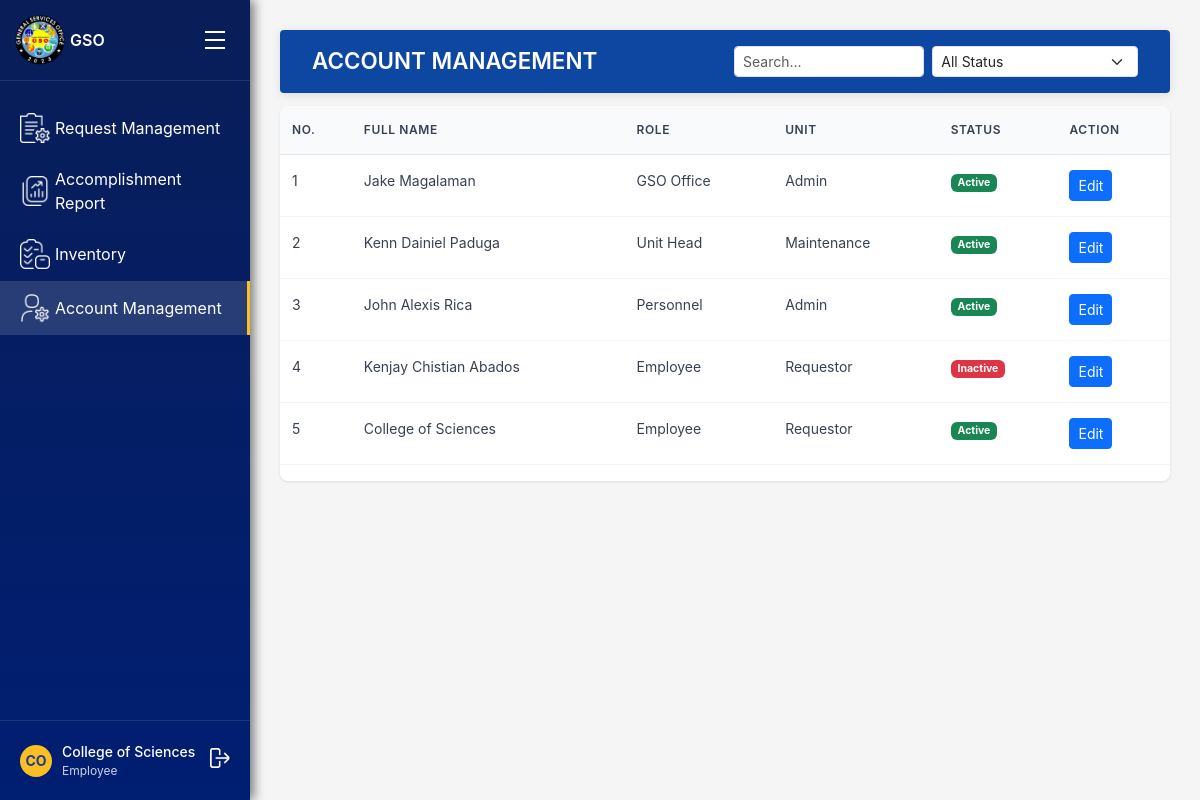
Page /accounts/accounts/ (signed in) on the committed database.
### accounts/models.py (models this page shows)
class User(AbstractUser):
    ROLE_CHOICES = [
        ('gso', 'GSO Office'),
        ('unit_head', 'Unit Head'),
        ('personnel', 'Personnel'),
        ('employee', 'Employee'),
    ]
    UNIT_CHOICES = [
        ('admin', 'Admin'),
        ('requestor', 'Requestor'),
        ('maintenance', 'Maintenance'),
        ('electrical', 'Electrical'),
        ('utilities', 'Utilities'),
        ('motorpool', 'Motorpool'),
    ]
    STATUS_CHOICES = [
        ('active', 'Active'),
        ('inactive', 'Inactive'),
    ]
    account_status = models.CharField(max_length=10, choices=STATUS_CHOICES, default='active')
    role = models.CharField(max_length=20, choices=ROLE_CHOICES)
    unit = models.CharField(max_length=50, choices=UNIT_CHOICES, default='unassigned')

### accounts/views.py (the view, shortened to what this page needs)
# urls.py: path('accounts/', views.account_view, name='account_management'),
def account_view(request):
    users = User.objects.all()
    status_filter = request.GET.get('status')
    if status_filter:
        users = users.filter(is_active=(status_filter == 'active'))
    search_query = request.GET.get('user_status')
    return render(request, 'gso_office/accounts/account_management.html', {'users': users})

### templates/gso_office/accounts/account_management.html (shortened to what this page needs)
{% extends "gso_office/gso_base_dashboard.html" %}
{% block main_content %}
<div class="header d-flex align-items-center justify-content-between">
    <h1 class="page-title">ACCOUNT MANAGEMENT</h1>
    <form method="get" class="d-flex gap-2">
        <input
            type="text"
            name="user_status"
            class="form-control form-control-sm"
            placeholder="Search..."
            value="{{ request.GET.user_status }}"
        >
        <select name="status" class="form-select form-select-sm" onchange="this.form.submit()">
            <option value="">All Status</option>
        </select>
    </form>
</div>
<div class="table-container table-responsive">
    <table class="table">
        <thead>
            <tr>
                <th>NO.</th>
                <th>FULL NAME</th>
                <th>ROLE</th>
                <th>UNIT</th>
                <th>STATUS</th>
                <th>ACTION</th>
            </tr>
        </thead>
        <tbody>
            {% for user in users %}
            <tr>
                <td>{{ forloop.counter }}</td>
                <td>{{ user.get_full_name }}</td>
                <td>{{ user.get_role_display }}</td>
                <td>{{ user.get_unit_display }}</td>
                <td>
                    {% if user.is_active %}
                        <span class="badge bg-success">Active</span>
                    {% else %}
                        <span class="badge bg-danger">Inactive</span>
                    {% endif %}
                </td>
                <td>
                    <a href="{% url 'edit_user' user.id %}" class="btn btn-sm btn-primary">Edit</a>
                </td>
            </tr>
            {% empty %}
            <tr>
                <td colspan="6">No users found.</td>
            </tr>
            {% endfor %}
        </tbody>
    </table>
</div>
{% endblock %}

### templates/gso_office/gso_base_dashboard.html (shortened to what this page needs)
{% load static %}
<!DOCTYPE html>
<html lang="en">
<head>
  <link href="https://cdn.jsdelivr.net/npm/bootstrap@5.3.3/dist/css/bootstrap.min.css" rel="stylesheet">
  <link rel="stylesheet" href="{% static 'css/gso_dashboard.css' %}" />
</head>
<body>
    <div class="sidebar" id="sidebar">
        <div class="logo-section">
            <div class="logo">
                <img src="{% static 'images/gso_logo.png' %}" alt="General Services Office Logo">
            </div>
            <span style="font-weight: 600;">GSO</span>
            <div class="hamburger" id="sidebarToggle">
                <div class="bar"></div>
                <div class="bar"></div>
                <div class="bar"></div>
            </div>
        </div>
    {% url 'request_management' as request_management_url %}
    {% url 'accomplishment_report' as accomplishment_report_url %}
    {% url 'gso_inventory' as gso_inventory_url %}
    {% url 'account_management' as account_management_url %}
    <div class="nav-menu">
        <a href="{{ request_management_url }}" class="nav-link">
            <div class="nav-item {% if request.path == request_management_url or request.path == '/requests/gso/' %}active{% endif %}">
                <div class="nav-icon">
                    <img src="{% static 'images/gso_office/request_icon.png' %}" alt="Request Management">
                </div>
                <span>Request Management</span>
            </div>
        </a>
        <a href="{{ accomplishment_report_url }}" class="nav-link">
            <div class="nav-item {% if request.path == accomplishment_report_url %}active{% endif %}">
                <div class="nav-icon">
                    <img src="{% static 'images/gso_office/report_icon.png' %}" alt="Accomplishment Report">
                </div>
                <span>Accomplishment Report</span>
            </div>
        </a>
        <a href="{{ gso_inventory_url }}" class="nav-link">
            <div class="nav-item {% if request.path == gso_inventory_url %}active{% endif %}">
                <div class="nav-icon">
                    <img src="{% static 'images/unit_head/inventory_icon.png' %}" alt="Inventory">
                </div>
                <span>Inventory</span>
            </div>
        </a>
        <a href="{{ account_management_url }}" class="nav-link">
            <div class="nav-item {% if request.path == account_management_url %}active{% endif %}">
                <div class="nav-icon">
                    <img src="{% static 'images/gso_office/account_icon.png' %}" alt="Account Management">
                </div>
                <span>Account Management</span>
            </div>
        </a>
    </div>
    <div class="user-section">
        <div class="user-avatar">
            {{ user.first_name|default:user.username|slice:":2"|upper }}
        </div>
        <div class="user-info">
            <div class="user-name">{{ user.get_full_name|default:user.username }}</div>
            <div class="user-role">{{ user.get_role_display }}</div>
        </div>
        <div class="logout-icon" style="margin-left: auto; cursor: pointer;">
            <form method="post" action="{% url 'logout' %}" style="display: inline;">
                <button type="submit" style="background: none; border: none; color: inherit; cursor: pointer;">
                    <img src="{% static 'images/logout.png' %}" alt="Logout">
                </button>
            </form>
        </div>
    </div>
</div>
<div class="main-content">
    {% block main_content %}{% endblock %}
</div>
</body>
</html>

### static/css/gso_dashboard.css (style rules this page uses)
* { margin: 0; padding: 0; box-sizing: border-box; }
body { font-family: -apple-system, BlinkMacSystemFont, 'Segoe UI', Roboto, sans-serif; background-color: #f5f5f5; display: flex; min-height: 100vh; }
.sidebar { width: 250px; background: linear-gradient(180deg, #091e58 0%, #001e72 100%); color: white; display: flex; flex-direction: column; position: fixed; height: 100vh; left: 0; top: 0; box-shadow: 4px 0 10px rgba(0, 0, 0, 0.5); transition: width 0.3s ease, transform 0.3s ease; }
.logo-section { padding: 20px; display: flex; align-items: center; gap: 10px; border-bottom: 1px solid rgba(255, 255, 255, 0.1); }
.logo { width: 40px; height: 40px; background: #fbbf24; border-radius: 50%; display: flex; align-items: center; justify-content: center; font-weight: bold; color: #1e3a8a; }
.nav-menu { flex: 1; padding: 20px 0; }
.nav-item { display: flex; align-items: center; padding: 12px 20px; cursor: pointer; transition: background-color 0.2s; gap: 5px; }
.nav-item.active { background-color: rgba(233, 233, 233, 0.15); border-right: 3px solid #fbbf24; }
.nav-icon img { width: 30px; height: auto; object-fit: contain; display: block; }
.nav-link { text-decoration: none; color: inherit; display: block; }
.user-section { padding: 20px; border-top: 1px solid rgba(255, 255, 255, 0.1); display: flex; align-items: center; gap: 10px; }
.user-avatar { width: 32px; height: 32px; background: #fbbf24; border-radius: 50%; display: flex; align-items: center; justify-content: center; font-weight: bold; color: #1e3a8a; font-size: 14px; }
.user-info { flex: 1; }
.user-name { font-size: 14px; font-weight: 500; }
.user-role { font-size: 12px; opacity: 0.8; }
.logout-icon img { width: 20px; height: auto; object-fit: contain; display: block; }
.main-content { flex: 1; margin-left: 250px; padding: 30px; transition: margin-left 0.3s ease; }
.header { position: sticky; top: 0; left: 0; right: 0; z-index: 1100; background: #0d47a1; color: #fff; padding: 1rem 2rem; margin-bottom: 0.8rem; border-radius: 4px; box-shadow: 0 2px 10px rgba(0,0,0,0.1); display: flex; justify-content: space-between; align-items: center; }
.page-title { font-size: 1.4rem; font-weight: 600; margin: 0; color: #fff; }
.header input.form-control-sm, .header select.form-select-sm { min-width: 160px; }
.table-container { background: white; border-radius: 8px; box-shadow: 0 1px 3px rgba(0, 0, 0, 0.1); overflow: hidden; }
.table { width: 100%; border-collapse: collapse; }
.table th { background-color: #f8fafc; padding: 15px 12px; text-align: left; font-weight: 600; font-size: 12px; color: #374151; text-transform: uppercase; letter-spacing: 0.05em; border-bottom: 1px solid #e5e7eb; }
.table td { padding: 15px 12px; border-bottom: 1px solid #f3f4f6; font-size: 14px; color: #374151; }
.logo img { width: 50px; height: auto; }
.hamburger { margin-left: auto; cursor: pointer; padding: 5px; display: flex; flex-direction: column; cursor: pointer; padding: 5px; }
.hamburger .bar { width: 20px; height: 2px; background-color: white; margin: 3px 0; }

### rows in the picture
User: first_name "CO", get_full_name "College of Sciences", role "Employee", unit "Requestor", shows "Active"
User: get_full_name "Jake Magalaman", role "GSO Office", unit "Admin", is_active "Active"
User: get_full_name "Kenn Dainiel Paduga", role "Unit Head", unit "Maintenance", is_active "Active"
User: get_full_name "John Alexis Rica", role "Personnel", unit "Admin", is_active "Active"
User: get_full_name "Kenjay Chistian Abados", role "Employee", unit "Requestor", is_active "Inactive"
